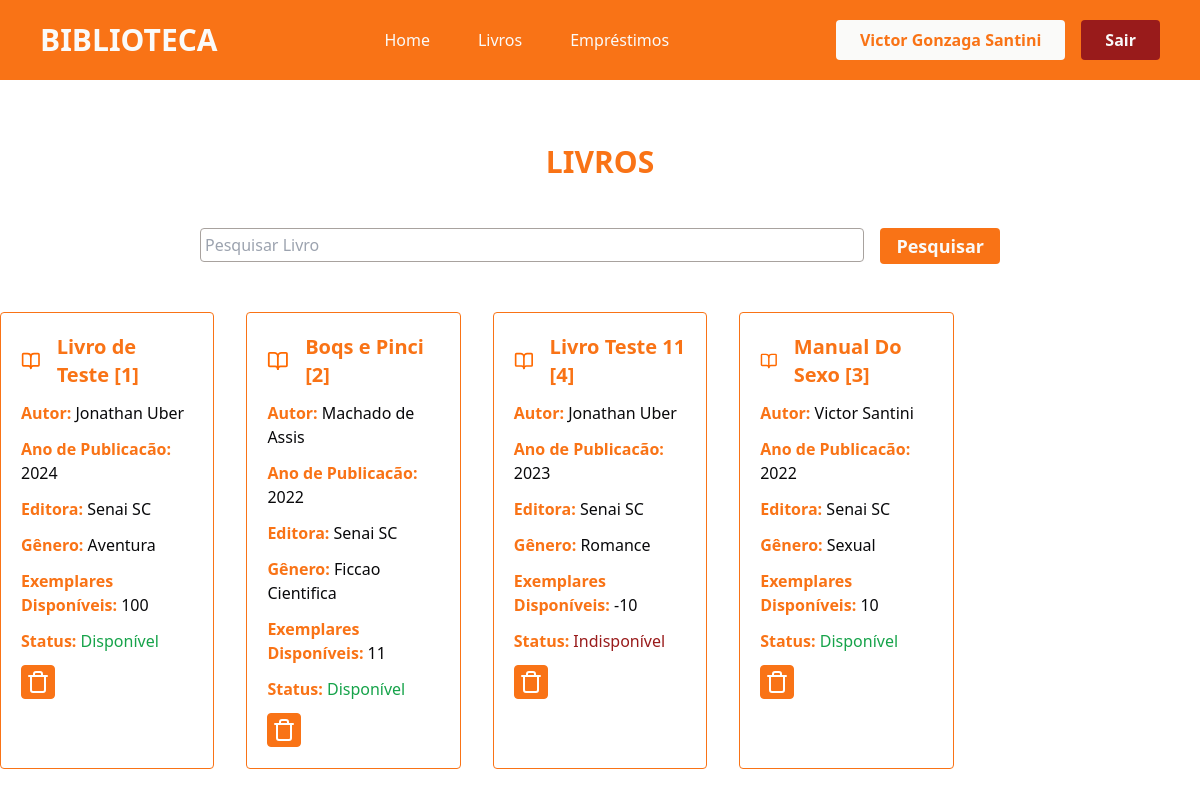
Before: /livros/ (signed in) with the older database file.
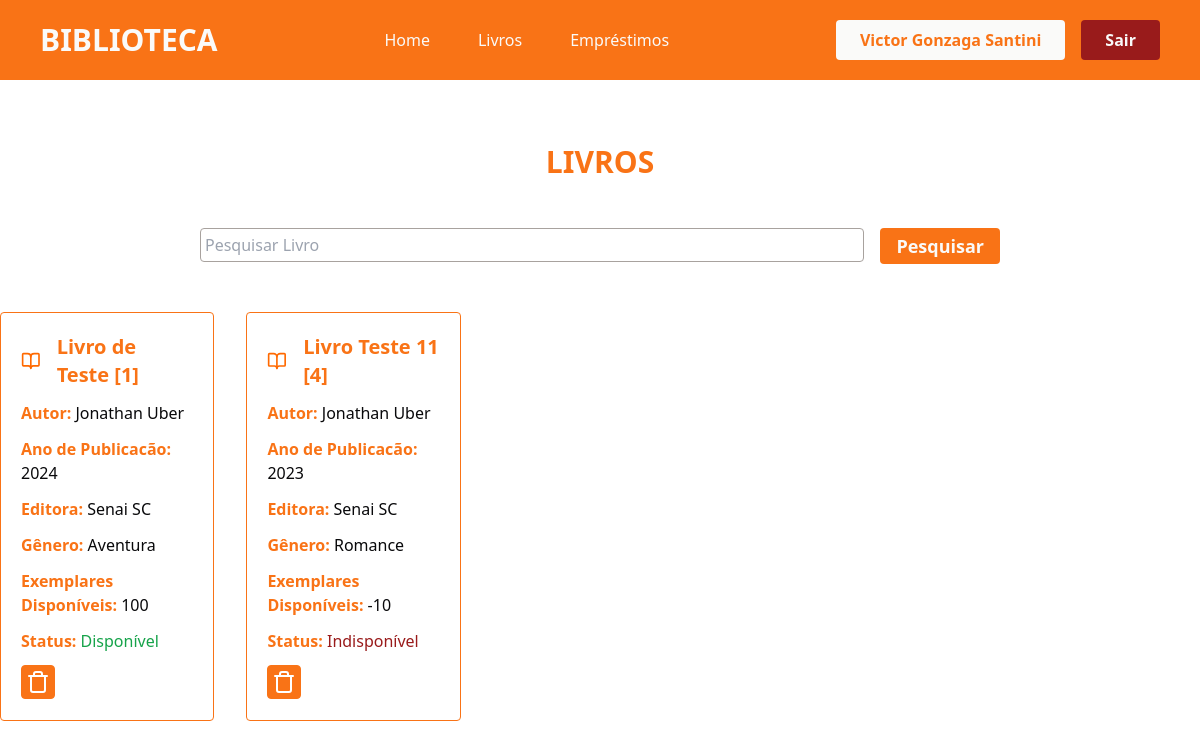
After: the same page with the newer database file.
### app/models.py (models this page shows)
class User(db.Model, UserMixin):
    id = db.Column(db.Integer, primary_key=True)
    nome = db.Column(db.String(100), nullable=True)
    telefone = db.Column(db.String(100), nullable=True)
    email = db.Column(db.String(100), nullable=True)
    senha = db.Column(db.String(100), nullable=True)
    emprestimos = db.relationship('Emprestimo', backref='user', lazy=True)

class Livro(db.Model):
    id = db.Column(db.Integer, primary_key=True)
    titulo = db.Column(db.String(100), nullable=True)
    autor = db.Column(db.String(100), nullable=True)
    editora = db.Column(db.String(100), nullable=True)
    anoPublicacao = db.Column(db.Integer, nullable=True)
    genero = db.Column(db.String(100), nullable=True)
    quantidade_disponivel = db.Column(db.Integer, nullable=True)
    status = db.Column(db.String(100), nullable=True)
    emprestimos = db.relationship('Emprestimo', backref='livro', lazy=True)

### app/views.py (the view)
@app.route('/livros/')
@login_required
def livros():
    if request.method == 'GET':
        pesquisa = request.args.get('pesquisa', '')
    dados = Livro.query.order_by('genero')
    if pesquisa != '':
        dados = dados.filter(Livro.titulo.ilike(f'%{pesquisa}%'))
    livros = {'dados' : dados.all()}
    return render_template('livros.html', livros=livros)

### app/models.py (called while the page is built)
@login_manager.user_loader
def load_user(user_id):
    return User.query.get(user_id)

### app/templates/livros.html (shortened to what this page needs)
{% extends "head.html" %}
{% block content %}
<div class="container-livros flex flex-col justify-center align-center">
    <div class="titulo mt-[4rem] flex-col justify-center items-center">
        <h2 class="text-3xl text-center text-orange-500 font-bold">LIVROS </h2>
    </div>
    <div class="pesquisa mt-[3rem] flex justify-center">
        <form action="" method="get" class="flex flex-row gap-4 w-[800px]">
                <div class="w-full">
                    <input type="text" name="pesquisa" class="w-full border-[1px] rounded border-stone-400 px-1 py-1 outline-orange-500 outline-2" placeholder="Pesquisar Livro">
                </div>
                <div class="w-70">
                    <button type="submit" class="bg-orange-500 w-full text-stone-50 font-semibold text-lg rounded py-1 px-4 hover:bg-orange-700 cursor-pointer transition-all duration-500">Pesquisar</button>
                </div>
            </form>
    </div>
    <section class="usuarios flex justify-center mt-[3rem]">
        <div class="lista-usuarios grid grid-cols-5 gap-[2rem] mb-[1rem]">
            {% for livro in livros.dados %}
                <div class="card-usuario border-orange-500 border-[1px] rounded p-5">
                    <div class="nome-svg flex flex-row gap-4 items-center justify-start">
                        <h2 class="text-xl font-semibold text-orange-500">{{livro.titulo}} [{{livro.id}}]</h2>
                    </div>
                    <p class="mt-3 text-orange-500 font-semibold">Autor: <span class="text-zinc-950 font-normal">{{livro.autor}}</span></p>
                    <p class="mt-3 text-orange-500 font-semibold">Ano de Publicacão: <span class="text-zinc-950 font-normal">{{livro.anoPublicacao}}</span></p>
                    <p class="mt-3 text-orange-500 font-semibold">Editora: <span class="text-zinc-950 font-normal">{{livro.editora}}</span></p>
                    <p class="mt-3 text-orange-500 font-semibold">Gênero: <span class="text-zinc-950 font-normal">{{livro.genero}}</span></p>
                    <p class="mt-3 text-orange-500 font-semibold">Exemplares Disponíveis: <span class="text-zinc-950 font-normal">{{livro.quantidade_disponivel}}</span></p>
                    <p class="mt-3 mb-3 text-orange-500 font-semibold">Status:{% if livro.status == 'Indisponível' %} <span class="text-red-800 font-normal">{{livro.status}}</span> {% else %} <span class="text-green-600 font-normal">{{livro.status}}</span> {% endif %} </p>
                    <form action="{{ url_for('delete_livro', id=livro.id) }}" method="POST" style="display:inline;">
                    <button type="submit" class="border border-orange-500 p-1 rounded bg-orange-500"
                            onclick="return confirm('Tem certeza que deseja excluir este livro?');">
                    </button>
</form>
                </div>
            {% endfor %}
        </div>
    </section>
</div>
{% endblock %}

### app/templates/head.html (shortened to what this page needs)
<!DOCTYPE html>
<html lang="pt-br" class="box-border">
<head>
    <link rel="stylesheet" href="{{ url_for('static', filename='style.css') }}">
    <script src="https://cdn.tailwindcss.com"></script>
</head>
<body>
        {% block content %} {% endblock %}
</body>
</html>

### app/templates/header.html (shortened to what this page needs)
{% extends "head.html" %}
{% block content %}
<header class="font-sans px-10 py-5 bg-orange-500">
    <div class="container-header flex justify-between items-center">
        <div class="logo text-stone-50 font-bold text-3xl">
            <h1>BIBLIOTECA</h1>
        </div>
        <nav class="nav flex gap-12 text-stone-50 font-medium">
            <a href="{{ url_for('homepage') }}">Home</a>
            <a href="{{ url_for('livros') }}">Livros</a>
            <a href="{{ url_for('emprestimos') }}">Empréstimos</a>
        </nav>
        <div class="login flex gap-4">
            {% if current_user.is_authenticated %}
            <p class="bg-stone-50 px-6 py-2 text-orange-500 rounded font-semibold">{{current_user.nome}}</p>
                <a href="{{ url_for('logout') }}" class="bg-red-800 px-6 py-2 text-stone-50 rounded font-semibold cursor-pointer hover:bg-red-900 transition-all duration-500">Sair</a>
            {% endif %}
        </div>
    </div>
</header>
{% endblock %}

Changed rows visible on the page:
removed Livro: titulo "Boqs e Pinci", id "2", autor "Machado de Assis", anoPublicacao "2022", editora "Senai SC", genero "Ficcao Cientifica", quantidade_disponivel "11", status "Disponível"
removed Livro: titulo "Manual Do Sexo", id "3", autor "Victor Santini", anoPublicacao "2022", editora "Senai SC", genero "Sexual", quantidade_disponivel "10", status "Disponível"
